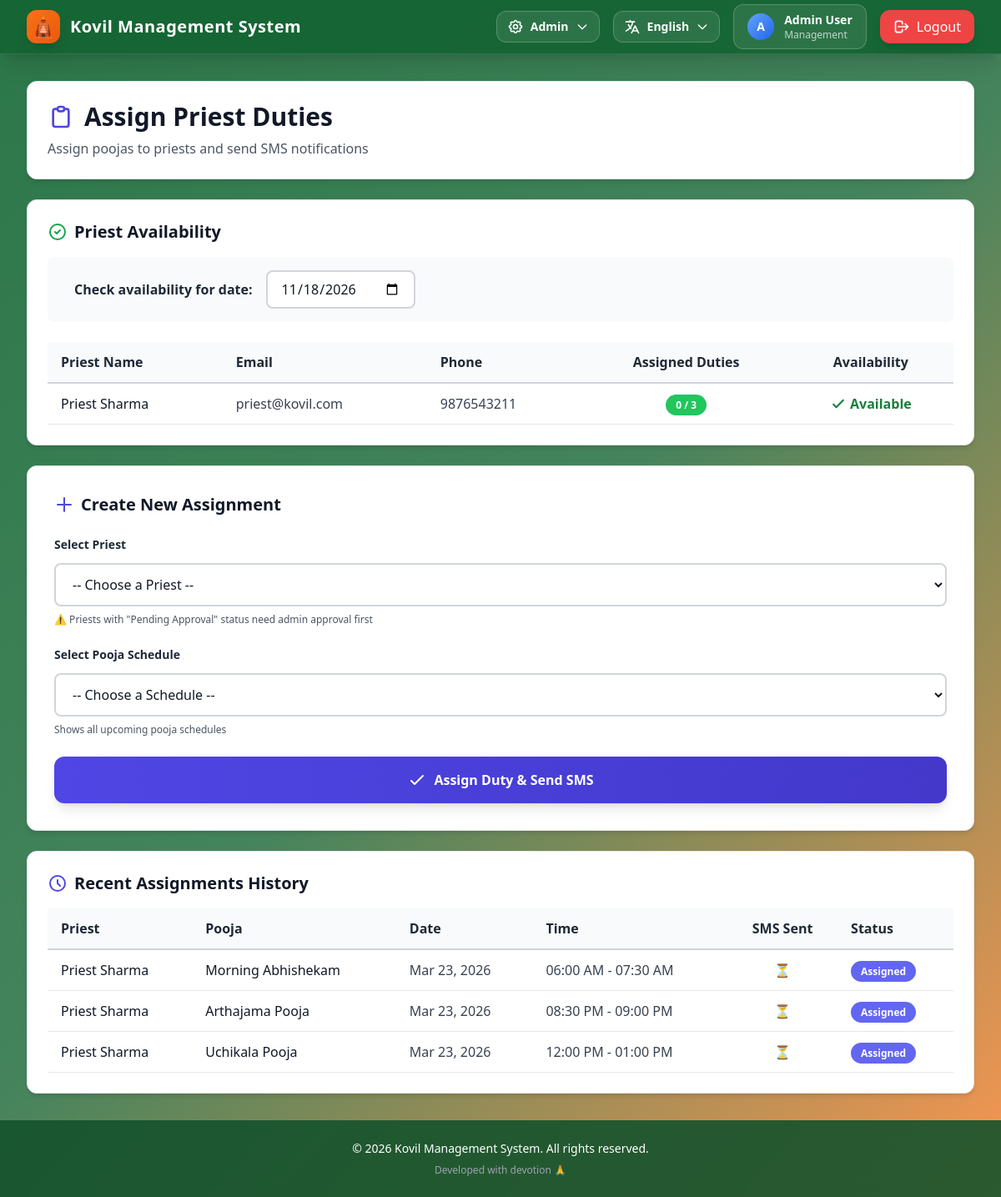
Screenshot of /Desktop-App/kovilsystem/index.php?url=assign (signed in) with the database file from the repository.
### tables this page shows
CREATE TABLE IF NOT EXISTS users (
    id INT AUTO_INCREMENT PRIMARY KEY,
    name VARCHAR(100) NOT NULL,
    email VARCHAR(100) UNIQUE NOT NULL,
    password VARCHAR(255) NOT NULL,
    role ENUM('devotee', 'priest', 'management') NOT NULL DEFAULT 'devotee',
    phone VARCHAR(20),
    approval_status ENUM('pending', 'approved', 'rejected') DEFAULT 'approved',
    created_at TIMESTAMP DEFAULT CURRENT_TIMESTAMP,
    updated_at TIMESTAMP DEFAULT CURRENT_TIMESTAMP ON UPDATE CURRENT_TIMESTAMP,
    INDEX idx_email (email),
    INDEX idx_role (role),
    INDEX idx_approval_status (approval_status)
);

CREATE TABLE IF NOT EXISTS priest_duties (
    id INT AUTO_INCREMENT PRIMARY KEY,
    priest_id INT NOT NULL,
    schedule_id INT NOT NULL,
    assigned_date DATE NOT NULL,
    status ENUM('assigned', 'completed', 'cancelled') DEFAULT 'assigned',
    notification_sent TINYINT(1) DEFAULT 0,
    created_at TIMESTAMP DEFAULT CURRENT_TIMESTAMP,
    FOREIGN KEY (priest_id) REFERENCES users(id) ON DELETE CASCADE,
    FOREIGN KEY (schedule_id) REFERENCES pooja_schedule(id) ON DELETE CASCADE,
    INDEX idx_priest_id (priest_id),
    INDEX idx_assigned_date (assigned_date)
);

CREATE TABLE IF NOT EXISTS pooja_schedule (
    id INT AUTO_INCREMENT PRIMARY KEY,
    pooja_name VARCHAR(100) NOT NULL,
    pooja_date DATE NOT NULL,
    time_slot VARCHAR(50) NOT NULL,
    status ENUM('available', 'booked', 'completed') DEFAULT 'available',
    description TEXT,
    created_at TIMESTAMP DEFAULT CURRENT_TIMESTAMP,
    updated_at TIMESTAMP DEFAULT CURRENT_TIMESTAMP ON UPDATE CURRENT_TIMESTAMP,
    INDEX idx_pooja_date (pooja_date),
    INDEX idx_status (status)
);

### Desktop-App/kovilsystem/index.php (called while the page is built, shortened)
<?php
require_once __DIR__ . "/config/database.php";
require_once __DIR__ . "/app/controllers/MainController.php";
$page = $_GET['url'] ?? 'home';
$page = htmlspecialchars(strip_tags($page), ENT_QUOTES, 'UTF-8');
try {
    $controller = new MainController();
    $controller->load($page);
} catch (Exception $e) {
    error_log("Application Error: " . $e->getMessage());
    if (defined('APP_ENV') && APP_ENV === 'development') {
        echo "<div style='padding: 20px; color: red;'>";
        echo "<h2>Error Occurred</h2>";
        echo "<p>" . htmlspecialchars($e->getMessage(), ENT_QUOTES, 'UTF-8') . "</p>";
        echo "</div>";
    } else {
        echo "<div style='padding: 20px;'>";
        echo "<h2>An error occurred. Please try again later.</h2>";
        echo "</div>";
    }
}

### Desktop-App/kovilsystem/config/database.php (called while the page is built, shortened)
<?php
class Database {
    private static $conn = null;
    public static function connect() {
        if (self::$conn === null) {
            try {
                self::$conn = new mysqli(DB_HOST, DB_USER, DB_PASS, DB_NAME);
                self::$conn->set_charset(DB_CHARSET);
            } catch (Exception $e) {
                error_log("Database Error: " . $e->getMessage());
                die("Database connection failed. Please ensure the database is configured properly.");
            }
        }
        return self::$conn;
    }
}

### Desktop-App/kovilsystem/app/models/Duty.php (called while the page is built, shortened)
<?php
require_once __DIR__ . "/../../config/database.php";
class Duty {
    private $conn;
    public function __construct() {
        $this->conn = Database::connect();
    }
    public function getPriestAvailability($date) {
        $stmt = $this->conn->prepare("
            SELECT u.id, u.name, u.email, u.phone, u.approval_status,
                   COUNT(pd.id) as assigned_count
            FROM users u
            LEFT JOIN priest_duties pd ON u.id = pd.priest_id
                AND pd.assigned_date = ?
                AND pd.status != 'cancelled'
            WHERE u.role = 'priest'
            GROUP BY u.id, u.name, u.email, u.phone, u.approval_status
            ORDER BY assigned_count ASC, u.name ASC
        ");
        $stmt->bind_param("s", $date);
        $stmt->execute();
        $result = $stmt->get_result();
        return $result;
    }
    public function getAllDetailed() {
        $result = $this->conn->query("
            SELECT pd.*,
                   u.name as priest_name, u.phone as priest_phone,
                   ps.pooja_name, ps.pooja_date, ps.time_slot,
                   pd.notification_sent
            FROM priest_duties pd
            JOIN users u ON pd.priest_id = u.id
            JOIN pooja_schedule ps ON pd.schedule_id = ps.id
            ORDER BY ps.pooja_date ASC, ps.time_slot ASC
        ");
        return $result;
    }
}

### Desktop-App/kovilsystem/app/views/assign/index.php (the view, shortened to what this page needs)
<div class="max-w-7xl mx-auto space-y-6">
    <div class="bg-white p-6 rounded-xl shadow-md border border-gray-200">
        <h2 class="text-3xl font-bold text-gray-900 mb-2 flex items-center">
            <svg class="w-8 h-8 mr-3 text-indigo-600" fill="none" stroke="currentColor" viewBox="0 0 24 24">
                <path stroke-linecap="round" stroke-linejoin="round" stroke-width="2" d="M9 5H7a2 2 0 00-2 2v12a2 2 0 002 2h10a2 2 0 002-2V7a2 2 0 00-2-2h-2M9 5a2 2 0 002 2h2a2 2 0 002-2M9 5a2 2 0 012-2h2a2 2 0 012 2"></path>
            </svg>
            Assign Priest Duties
        </h2>
        <p class="text-gray-600 mt-1">Assign poojas to priests and send SMS notifications</p>
    </div>
    <div class="bg-white p-6 rounded-xl shadow-md border border-gray-200">
        <h3 class="text-xl font-bold text-gray-900 mb-4 flex items-center">
            <svg class="w-6 h-6 mr-2 text-green-600" fill="none" stroke="currentColor" viewBox="0 0 24 24">
                <path stroke-linecap="round" stroke-linejoin="round" stroke-width="2" d="M9 12l2 2 4-4m6 2a9 9 0 11-18 0 9 9 0 0118 0z"></path>
            </svg>
            Priest Availability
        </h3>
        <div class="mb-6 p-4 bg-gray-50 rounded-lg">
            <form method="GET" class="flex items-center space-x-4">
                <label class="text-gray-800 font-semibold whitespace-nowrap">Check availability for date:</label>
                <input
                    type="date"
                    name="date"
                    value="<?= htmlspecialchars($selectedDate) ?>"
                    min="<?= date('Y-m-d') ?>"
                    class="px-4 py-2 bg-white border-2 border-gray-300 text-gray-900 rounded-lg focus:border-indigo-500 focus:outline-none focus:ring-2 focus:ring-indigo-200 transition-all"
                    onchange="this.form.submit()"
                >
            </form>
        </div>
        <div class="overflow-x-auto">
            <table class="w-full">
                <thead>
                    <tr class="border-b-2 border-gray-300 bg-gray-50">
                        <th class="text-left py-3 px-4 font-bold text-gray-800">Priest Name</th>
                        <th class="text-left py-3 px-4 font-bold text-gray-800">Email</th>
                        <th class="text-left py-3 px-4 font-bold text-gray-800">Phone</th>
                        <th class="text-center py-3 px-4 font-bold text-gray-800">Assigned Duties</th>
                        <th class="text-center py-3 px-4 font-bold text-gray-800">Availability</th>
                    </tr>
                </thead>
                <tbody>
                    <?php
                    if($priests && $priests->num_rows > 0):
                        while($priest = $priests->fetch_assoc()):
                            $isAvailable = $priest['assigned_count'] < 3;
                            $isPending = $priest['approval_status'] === 'pending';
                    ?>
                    <tr class="border-b border-gray-200 hover:bg-gray-50 transition-colors <?= $isPending ? 'bg-yellow-50' : '' ?>">
                        <td class="py-3 px-4 text-gray-900 font-medium">
                            <?= htmlspecialchars($priest['name']) ?>
                        </td>
                        <td class="py-3 px-4 text-gray-700"><?= htmlspecialchars($priest['email']) ?></td>
                        <td class="py-3 px-4 text-gray-700"><?= htmlspecialchars($priest['phone'] ?? 'N/A') ?></td>
                        <td class="text-center py-3 px-4">
                            <span class="px-3 py-1 rounded-full text-xs font-bold
                                <?= $priest['assigned_count'] == 0 ? 'bg-green-500 text-white' :
                                   ($priest['assigned_count'] < 3 ? 'bg-yellow-500 text-white' : 'bg-red-500 text-white') ?>">
                                <?= $priest['assigned_count'] ?> / 3
                            </span>
                        </td>
                        <td class="text-center py-3 px-4">
                            <?php if($isPending): ?>
                                <span class="text-yellow-700 font-bold flex items-center justify-center">
                                    <svg class="w-5 h-5 mr-1" fill="none" stroke="currentColor" viewBox="0 0 24 24">
                                        <path stroke-linecap="round" stroke-linejoin="round" stroke-width="2" d="M12 8v4m0 4h.01M21 12a9 9 0 11-18 0 9 9 0 0118 0z"></path>
                                    </svg>
                                    Pending Approval
                                </span>
                            <?php elseif($isAvailable): ?>
                                <span class="text-green-700 font-bold flex items-center justify-center">
                                    <svg class="w-5 h-5 mr-1" fill="none" stroke="currentColor" viewBox="0 0 24 24">
                                        <path stroke-linecap="round" stroke-linejoin="round" stroke-width="2.5" d="M5 13l4 4L19 7"></path>
                                    </svg>
                                    Available
                                </span>
                            <?php else: ?>
                                <span class="text-red-700 font-bold">Not Available</span>
                            <?php endif; ?>
                        </td>
                    </tr>
                    <?php
                        endwhile;
                    else:
                    ?>
                    <tr>
                        <td colspan="5" class="text-center py-8 text-gray-500 font-medium">No priests found</td>
                    </tr>
                    <?php endif; ?>
                </tbody>
            </table>
        </div>
    </div>
    <div class="bg-white p-8 rounded-xl shadow-md border border-gray-200">
        <h3 class="text-xl font-bold text-gray-900 mb-6 flex items-center">
            <svg class="w-6 h-6 mr-2 text-indigo-600" fill="none" stroke="currentColor" viewBox="0 0 24 24">
                <path stroke-linecap="round" stroke-linejoin="round" stroke-width="2" d="M12 4v16m8-8H4"></path>
            </svg>
            Create New Assignment
        </h3>
        <form method="POST" class="space-y-6">
            <div>
                <label class="block text-gray-800 text-sm font-bold mb-3">Select Priest</label>
                <select name="priest" class="w-full px-4 py-3 bg-white border-2 border-gray-300 text-gray-900 rounded-lg focus:border-indigo-500 focus:ring-2 focus:ring-indigo-200 transition-all" required>
                    <option value="" class="text-gray-900">-- Choose a Priest --</option>
                </select>
                <p class="text-gray-600 text-xs mt-2 font-medium">
                    ⚠️ Priests with "Pending Approval" status need admin approval first
                </p>
            </div>
            <div>
                <label class="block text-gray-800 text-sm font-bold mb-3">Select Pooja Schedule</label>
                <select name="schedule" class="w-full px-4 py-3 bg-white border-2 border-gray-300 text-gray-900 rounded-lg focus:border-indigo-500 focus:ring-2 focus:ring-indigo-200 transition-all" required>
                    <option value="" class="text-gray-900">-- Choose a Schedule --</option>
                </select>
                <p class="text-gray-600 text-xs mt-2 font-medium">Shows all upcoming pooja schedules</p>
            </div>
            <button type="submit"
                    class="w-full bg-gradient-to-r from-indigo-600 to-indigo-700 hover:from-indigo-500 hover:to-indigo-600 text-white font-bold py-4 px-6 rounded-xl shadow-lg transition-all duration-300 transform hover:scale-[1.02] active:scale-[0.98] flex items-center justify-center space-x-2">
                <svg class="w-6 h-6" fill="none" stroke="currentColor" viewBox="0 0 24 24">
                    <path stroke-linecap="round" stroke-linejoin="round" stroke-width="2" d="M5 13l4 4L19 7"></path>
                </svg>
                <span>Assign Duty & Send SMS</span>
            </button>
        </form>
    </div>
    <div class="bg-white p-6 rounded-xl shadow-md border border-gray-200">
        <h3 class="text-xl font-bold text-gray-900 mb-4 flex items-center">
            <svg class="w-6 h-6 mr-2 text-indigo-600" fill="none" stroke="currentColor" viewBox="0 0 24 24">
                <path stroke-linecap="round" stroke-linejoin="round" stroke-width="2" d="M12 8v4l3 3m6-3a9 9 0 11-18 0 9 9 0 0118 0z"></path>
            </svg>
            Recent Assignments History
        </h3>
        <div class="overflow-x-auto">
            <table class="w-full">
                <thead>
                    <tr class="border-b-2 border-gray-300 bg-gray-50">
                        <th class="text-left py-3 px-4 font-bold text-gray-800">Priest</th>
                        <th class="text-left py-3 px-4 font-bold text-gray-800">Pooja</th>
                        <th class="text-left py-3 px-4 font-bold text-gray-800">Date</th>
                        <th class="text-left py-3 px-4 font-bold text-gray-800">Time</th>
                        <th class="text-center py-3 px-4 font-bold text-gray-800">SMS Sent</th>
                        <th class="text-left py-3 px-4 font-bold text-gray-800">Status</th>
                    </tr>
                </thead>
                <tbody>
                    <?php
                    $duties = $dutyModel->getAllDetailed();
                    while($duty = $duties->fetch_assoc()):
                    ?>
                    <tr class="border-b border-gray-200 hover:bg-gray-50 transition-colors">
                        <td class="py-3 px-4 text-gray-900 font-medium"><?= htmlspecialchars($duty['priest_name']) ?></td>
                        <td class="py-3 px-4 text-gray-900 font-medium"><?= htmlspecialchars($duty['pooja_name']) ?></td>
                        <td class="py-3 px-4 text-gray-700"><?= date("M j, Y", strtotime($duty['pooja_date'])) ?></td>
                        <td class="py-3 px-4 text-gray-700"><?= htmlspecialchars($duty['time_slot']) ?></td>
                        <td class="text-center py-3 px-4">
                            <?php if($duty['notification_sent']): ?>
                                <span class="text-green-600 font-bold" title="SMS sent">✓</span>
                            <?php else: ?>
                                <span class="text-yellow-600 font-bold" title="SMS pending">⏳</span>
                            <?php endif; ?>
                        </td>
                        <td class="py-3 px-4">
                            <span class="bg-indigo-500 text-white px-3 py-1 rounded-full text-xs font-bold">
                                <?= ucfirst($duty['status']) ?>
                            </span>
                        </td>
                    </tr>
                    <?php endwhile; ?>
                </tbody>
            </table>
        </div>
    </div>
</div>

### rows the page displays
users: name "Priest Sharma", email "priest@kovil.com", phone "9876543211", assigned_count "0", approval_status "approved" (drawn)
priest_duties: priest.name "Priest Sharma", schedule.pooja_name "Morning Abhishekam", schedule.pooja_date "Mar 23, 2026", schedule.time_slot "06:00 AM - 07:30 AM", status "Assigned"
priest_duties: priest.name "Priest Sharma", schedule.pooja_name "Arthajama Pooja", schedule.pooja_date "Mar 23, 2026", schedule.time_slot "08:30 PM - 09:00 PM", status "Assigned"
priest_duties: priest.name "Priest Sharma", schedule.pooja_name "Uchikala Pooja", schedule.pooja_date "Mar 23, 2026", schedule.time_slot "12:00 PM - 01:00 PM", status "Assigned"

### other values shown
APP_NAME "Kovil Management System"
getLanguageName(getCurrentLanguage()) "English"
substr($_SESSION['user']['name'], 0, 1) "A"
$_SESSION['user']['name'] "Admin User"
$_SESSION['user']['role'] "Management"
